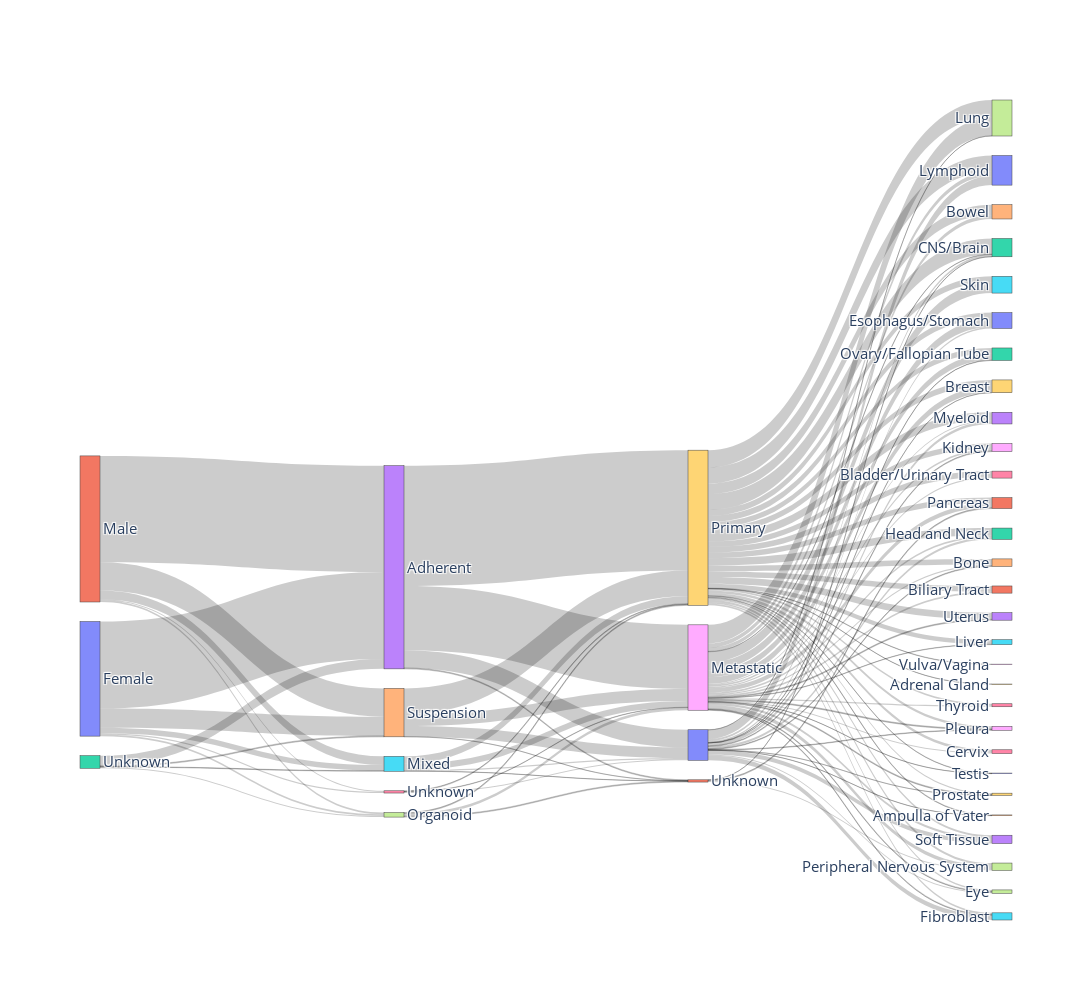

Notebook cell for this chart:
### Code cell
# plot sample info for cell lines (sankey plot)
tmp = depmap_sample_df
tmp["weight"] = 1
link_sankey_plot = generate_sankey_chart_data(tmp, ['Sex', 'GrowthPattern', 'PrimaryOrMetastasis', 'OncotreeLineage'], 'weight')

# make plot
node = dict(label = link_sankey_plot[0], pad = 50, thickness = 20)
link = dict(source = link_sankey_plot[1], target = link_sankey_plot[2], value = link_sankey_plot[3])
data_plot = go.Sankey(link=link, node=node)
fig = go.Figure(data_plot)
fig.update_layout(
    autosize=False,
    width=1200,
    height=1000, 
    font_size=15
)
fig.show()
fig.write_image(FOLD_PROJECT + "data_preprocessing/plot/samples_DEPMAP.pdf")

### Figure 1 — Plotly figure (JSON) as saved in the notebook; plotly's stock layout.template omitted (floating-point values rounded to 4 significant figures)
{"data": [{"link": {"source": [0, 0, 0, 0, 0, 1, 1, 1, 1, 1, 2, 2, 2, 2, 3, 3, 3, 3, 4, 4, 4, 4, 5, 5, 5, 5, 6, 6, 6, 7, 7, 7, 8, 8, 8, 8, 8, 8, 8, 8, 8, 8, 8, 8, 8, 8, 8, 8, 8, 8, 8, 8, 8, 8, 8, 8, 8, 8, 9, 9, 9, 9, 9, 9, 9, 9, 9, 9, 9, 9, 9, 9, 9, 9, 9, 9, 9, 9, 9, 9, 9, 9, 9, 9, 9, 9, 9, 10, 10, 10, 10, 10, 10, 10, 10, 10, 10, 10, 10, 10, 10, 10, 10, 11, 11, 11], "target": [3, 4, 5, 6, 7, 3, 4, 5, 6, 7, 3, 4, 5, 7, 8, 9, 10, 11, 8, 9, 10, 11, 8, 9, 10, 11, 8, 9, 10, 8, 9, 11, 12, 13, 14, 15, 16, 17, 18, 19, 20, 21, 22, 23, 24, 25, 26, 27, 28, 29, 30, 31, 32, 33, 35, 36, 37, 40, 12, 13, 14, 15, 16, 17, 18, 19, 20, 21, 22, 23, 24, 25, 26, 27, 28, 29, 30, 31, 32, 33, 34, 35, 36, 37, 38, 39, 40, 12, 13, 17, 18, 19, 20, 22, 23, 24, 25, 28, 29, 30, 32, 34, 37, 21, 22, 27], "value": [461, 102, 30, 6, 9, 564, 150, 46, 6, 9, 53, 5, 3, 6, 340, 639, 94, 5, 64, 136, 56, 1, 33, 39, 6, 1, 2, 4, 6, 14, 5, 5, 35, 6, 20, 56, 7, 99, 10, 35, 22, 24, 2, 12, 6, 4, 6, 20, 5, 5, 44, 8, 9, 5, 2, 6, 4, 1, 29, 42, 56, 33, 30, 91, 29, 32, 86, 29, 83, 10, 30, 9, 10, 13, 13, 6, 33, 30, 40, 35, 3, 24, 14, 8, 2, 1, 2, 2, 14, 1, 4, 1, 49, 11, 22, 4, 25, 3, 1, 7, 11, 1, 6, 5, 1, 6]}, "node": {"label": ["Female", "Male", "Unknown", "Adherent", "Suspension", "Mixed", "Unknown", "Organoid", "Metastatic", "Primary", null, "Unknown", "Ovary/Fallopian Tube", "Myeloid", "Bowel", "Skin", "Bladder/Urinary Tract", "Lung", "Kidney", "Breast", "Lymphoid", "Pancreas", "CNS/Brain", "Soft Tissue", "Bone", "Fibroblast", "Thyroid", "Peripheral Nervous System", "Pleura", "Prostate", "Esophagus/Stomach", "Biliary Tract", "Head and Neck", "Uterus", "Ampulla of Vater", "Liver", "Cervix", "Eye", "Vulva/Vagina", "Adrenal Gland", "Testis"], "pad": 50, "thickness": 20}, "type": "sankey"}], "layout": {"autosize": false, "font": {"size": 15}, "height": 1000, "width": 1200}}
